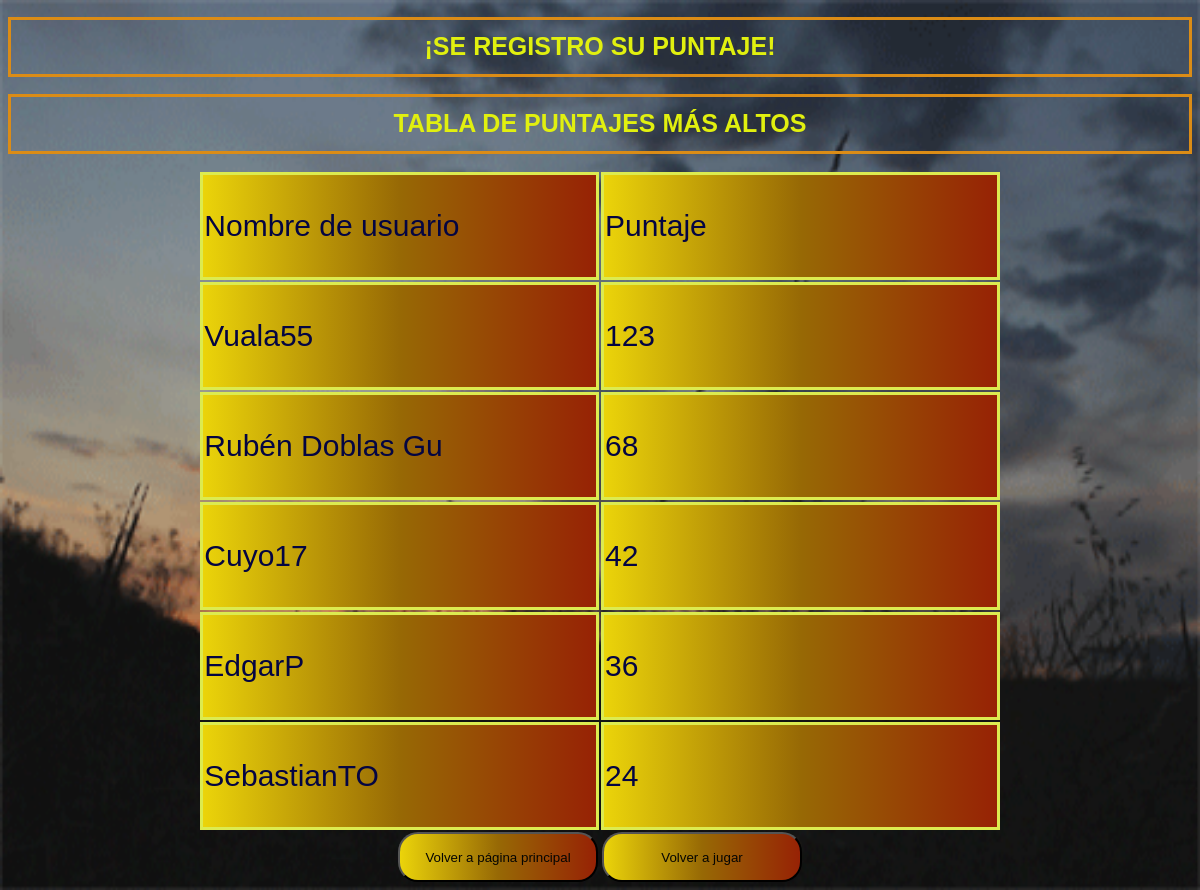
Page /registropuntajeparnl3.php on the committed database.
### tables this page shows
CREATE TABLE `puntajejuegospares` (
  `id_juegospares` int(10) NOT NULL,
  `id_registro` int(5) NOT NULL,
  `num_pares_pun_nl1` int(10) NOT NULL,
  `num_pares_pun_nl2` int(10) NOT NULL,
  `num_pares_pun_nl3` int(10) NOT NULL
);

CREATE TABLE `registrodecuentas` (
  `id_registro` int(10) NOT NULL,
  `usuario` varchar(15) NOT NULL,
  `id_cargo` int(1) NOT NULL
);

### registropuntajeparnl3.php (the view, shortened to what this page needs)
<!DOCTYPE html>
<html lang="en">
<head>
    <link rel="stylesheet" href="registropun.css">
</head>
<body >
      <center><h1>¡Se registro su puntaje!</h1>
        <h1>Tabla de puntajes más altos</h1>
    <table>
        <tr>
        <td class=d>Nombre de usuario</td>
        <td class=d>Puntaje</td>
    </tr>
    <?php
    $server = "localhost";
    $db = "fasternumber";
    $user = "root";
    $pass = "1234";
    $connexion = mysqli_connect($server, $user, $pass,$db);
        ?><h1><?php echo "no conecto";?></h1>
        <?php
    mysqli_select_db($connexion, $db) or die("no");
    mysqli_set_charset($connexion, "utf8");
    $instru_SQL = "SELECT registrodecuentas.usuario,puntajejuegospares.num_pares_pun_nl3 From registrodecuentas,puntajejuegospares where registrodecuentas.id_registro=puntajejuegospares.id_registro order by puntajejuegospares.num_pares_pun_nl3  desc ;";
    $re=mysqli_query($connexion,$instru_SQL);
    if($re){
        while($reg=mysqli_fetch_array($re)){
            ?>
        <tr>
        <td class=d><?php echo $nombre=$reg['usuario'];?></td>
        <td class=d><?php echo $contra=$reg['num_pares_pun_nl3'];?></td>
        </tr>
    <?php }
    }
    ?>
    </table>
    <input type=button value="Volver a página principal" class=botones onclick="top.juego.location='bienvenida.html'">
    <input type=button value="Volver a jugar" class=botones onclick="top.juego.location='juego.html'"></center>
</body>
</html>

### registropun.css (style rules this page uses)
body { background:url(23Zm.gif); background-repeat:no-repeat; background-size:100% 100% ; }
h1 { color:rgb(225, 240, 15); font-size: 25px; font-family:Verdana, Geneva, Tahoma, sans-serif; text-transform: uppercase; padding: 0.5em; border: solid; border-color:rgb(219, 140, 22) ; }
.botones { width: 200px; height: 50px; background: linear-gradient(to right, rgb(235, 212, 10), rgb(151, 105, 5), rgb(151, 34, 5)); color: rgb(5, 5, 3); font-family: Verdana, Geneva, Tahoma, sans-serif; cursor: pointer; border-radius: 20px; text-decoration: none; text-decoration-line: none; }
.d { background: linear-gradient(to right, rgb(235, 212, 10), rgb(151, 105, 5), rgb(151, 34, 5)); color: rgb(4, 5, 66); border: solid; font-family: Arial, Helvetica, sans-serif; border-color: rgb(220, 235, 80); width: 33%; height: 100px; font-size: 30px; }

### rows in the picture
puntajejuegospares: id_registro.usuario "Vuala55", num_pares_pun_nl3 "123"
puntajejuegospares: id_registro.usuario "Rubén Doblas Gu", num_pares_pun_nl3 "68"
puntajejuegospares: id_registro.usuario "Cuyo17", num_pares_pun_nl3 "42"
puntajejuegospares: id_registro.usuario "EdgarP", num_pares_pun_nl3 "36"
puntajejuegospares: id_registro.usuario "SebastianTO", num_pares_pun_nl3 "24"
